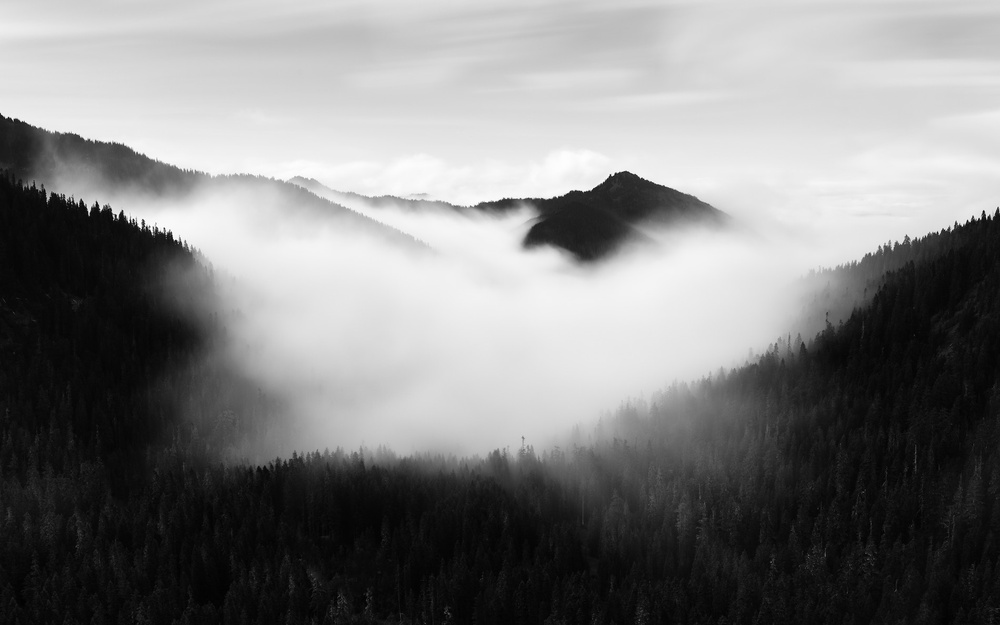
#> input picture UI/assets/img/bg-masthead.jpg, 1000 x 625 px, shrunk from 1900 x 1188 before the run
$ python laplacian.py ../../UI/assets/img/bg-masthead.jpg
#> lines starting #> are read from the running program, lines starting #| are printed output that depends on the picture
import sys
import cv2 as cv
def main(argv):
    # [variables]
    # Declare the variables we are going to use
    folder = 'E:\\#ProgrammingWork\\Python\\VideoEnhance\\Frames\\Frames5\\New Folder\\10000157.jpg'
    img = cv.imread(folder, 0)

    ddepth = cv.CV_16S
    kernel_size = 3
    window_name = "Laplace Demo"
    # [variables]
    # [load]
    imageName = argv[0] if len(argv) > 0 else folder
    src = cv.imread(cv.samples.findFile(imageName), cv.IMREAD_COLOR) # Load an image
#> src is the input picture: shape (625, 1000, 3); min 0, max 255, mean 127.6
    # Check if image is loaded fine
    if src is None:
        print ('Error opening image')
        print ('Program Arguments: [image_name -- default lena.jpg]')
        return -1
    # [load]
    # [reduce_noise]
    # Remove noise by blurring with a Gaussian filter
    src = cv.GaussianBlur(src, (3, 3), 0)
    # [reduce_noise]
    # [convert_to_gray]
    # Convert the image to grayscale
    src_gray = cv.cvtColor(src, cv.COLOR_BGR2GRAY)
    # [convert_to_gray]
    # Create Window
    cv.namedWindow(window_name, cv.WINDOW_AUTOSIZE)
    # [laplacian]
    # Apply Laplace function
    dst = cv.Laplacian(src_gray, ddepth, ksize=kernel_size)
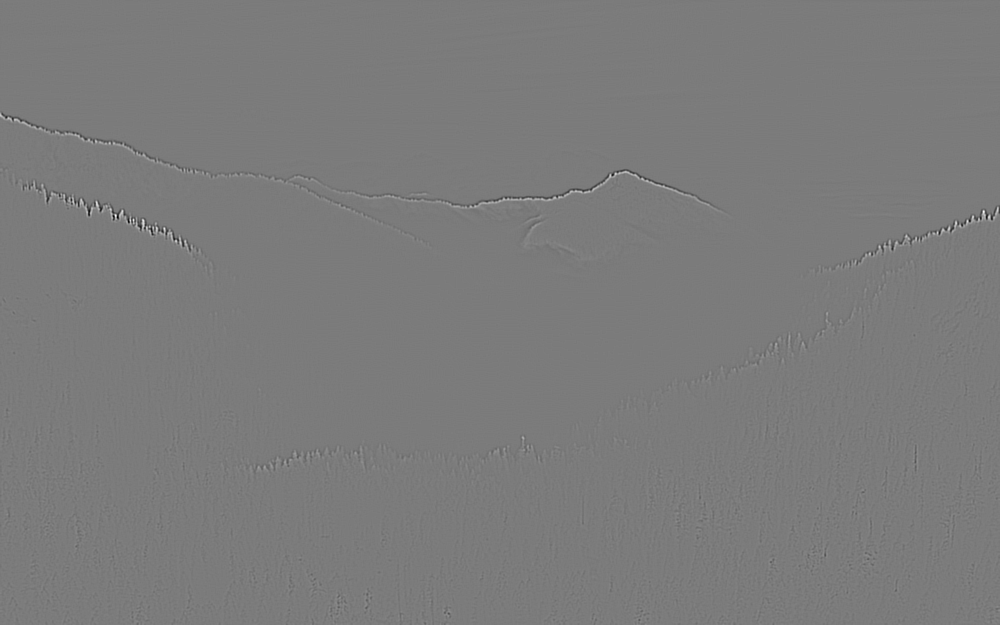
#> dst: shape (625, 1000) int16; min -468, max 498, mean 0; drawn with min black and max white
    # [laplacian]
    # [convert]
    # converting back to uint8
    abs_dst = cv.convertScaleAbs(dst)
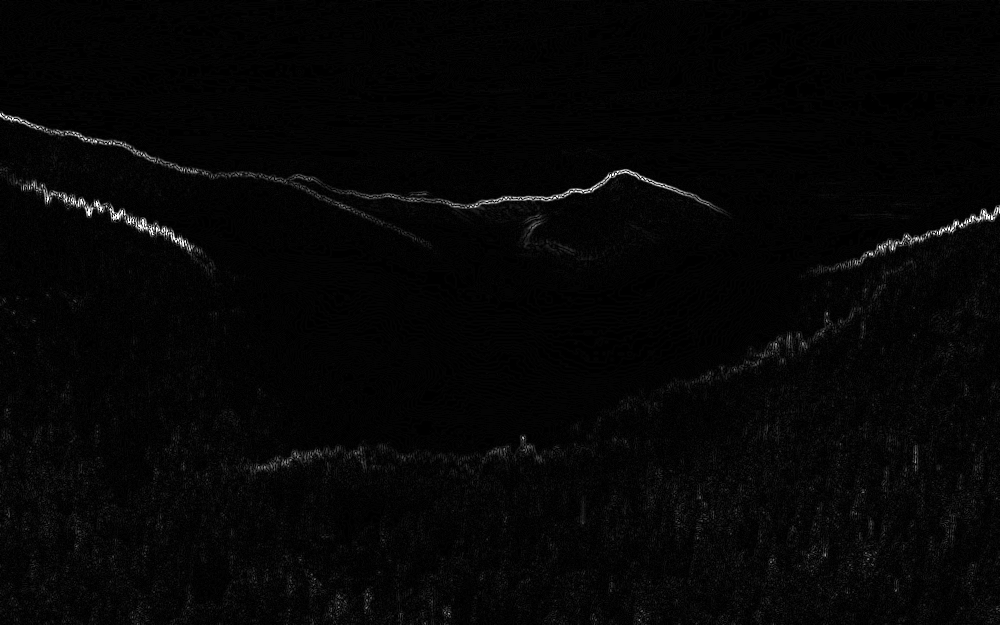
#> abs_dst: shape (625, 1000); min 0, max 255, mean 5.6
    # [convert]
    # [display]
    cv.imshow(window_name, abs_dst)
    cv.waitKey(0)
    # [display]
    return 0
if __name__ == "__main__":
    main(sys.argv[1:])
